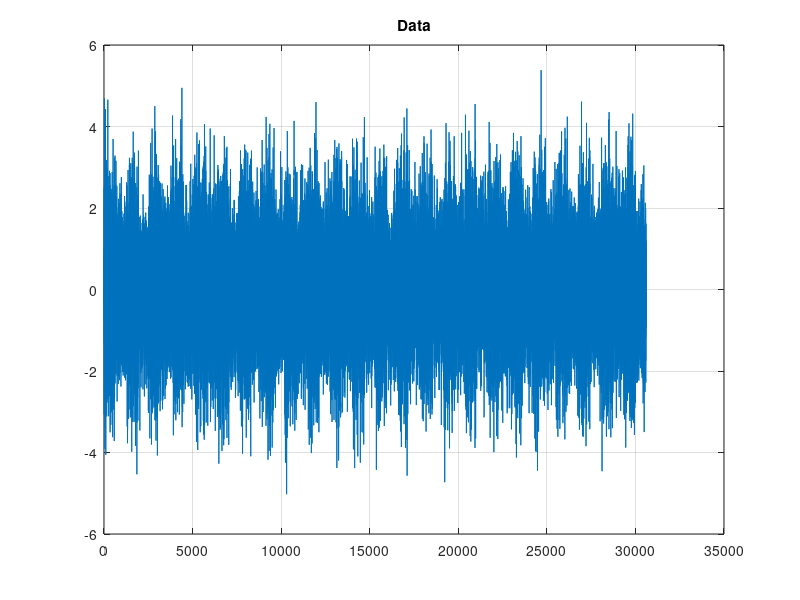
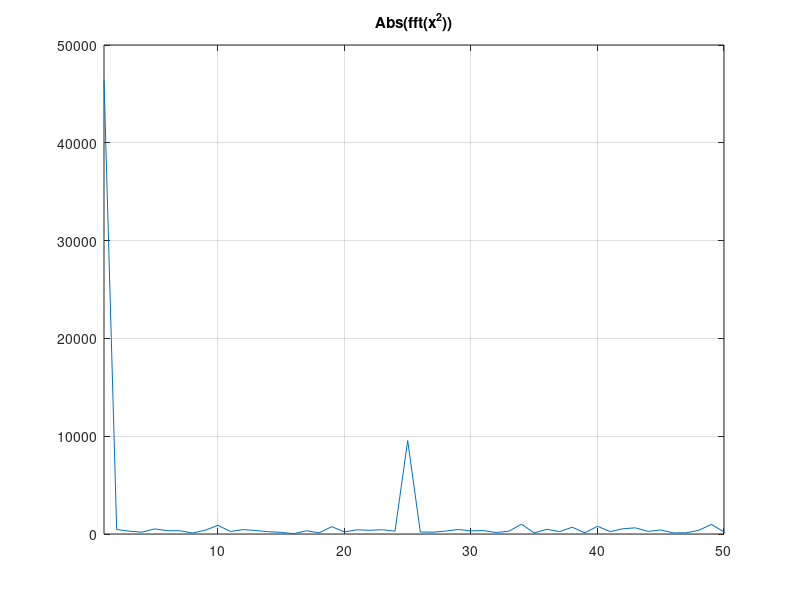
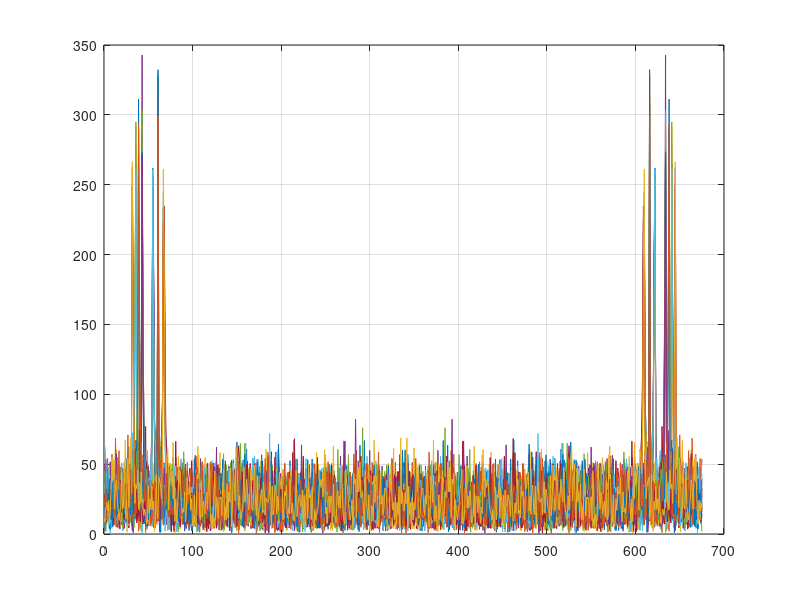
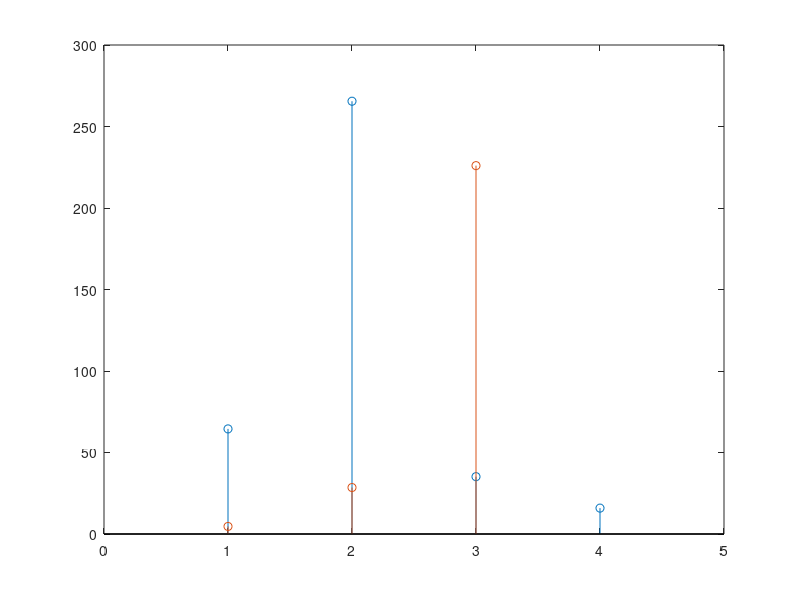

MATLAB code for these plots, in order:
x = load("signal_data.txt");
x = x.';

a = 45 * 10^(-3); %длительность импульса (с)

n = (1 : length(x));
figure();
plot(n, x);
title('Data');
grid on;
%%
x2 = x.^2;
n2 = (1 : length(x2));

figure();
plot(n2, abs(fft(x2)));
title('Abs(fft(x^2))');
xlim([1 50])
grid on;
%%
N = length(x) / 24;
f_d = N / (85 * 10^(-3));

XB = reshape(x, N, []);
display(XB);

N1 = a * f_d;
XB = XB(1 : N1,:);
%%
XF = fft(XB);

figure();
plot(abs(XF));
grid on;
%%
f_nr = [697 770 852 941];
f_nc = [1209 1336 1477];

r = ceil(f_nr * N1 / f_d);
c = ceil(f_nc * N1 / f_d);

XR = XF(r + 1 ,: );
XC = XF(c + 1 ,: );

figure();
stem(abs(XR(:,4)))
hold on;
stem(abs(XC(:,4)))
xlim([0 5]); ylim([0 300]);
%%
[Rmax, ind_R] = max(abs(XR));
[Cmax, ind_C] = max(abs(XC));

dtmf = ['1', '2', '3';
        '4', '5', '6';
        '7', '8', '9';
        '*', '0', '#'];

s = dtmf(sub2ind(size(dtmf), ind_R, ind_C));
disp(s);
%%
fprintf('N = %d отсчётов\n', N);
fprintf('f_d = %d Гц\n', f_d);
fprintf('номера спектральных отсчетов, наиболее близких к частотам DTMF:\n');
disp([r, c]);
fprintf('s: %s \n', s);
